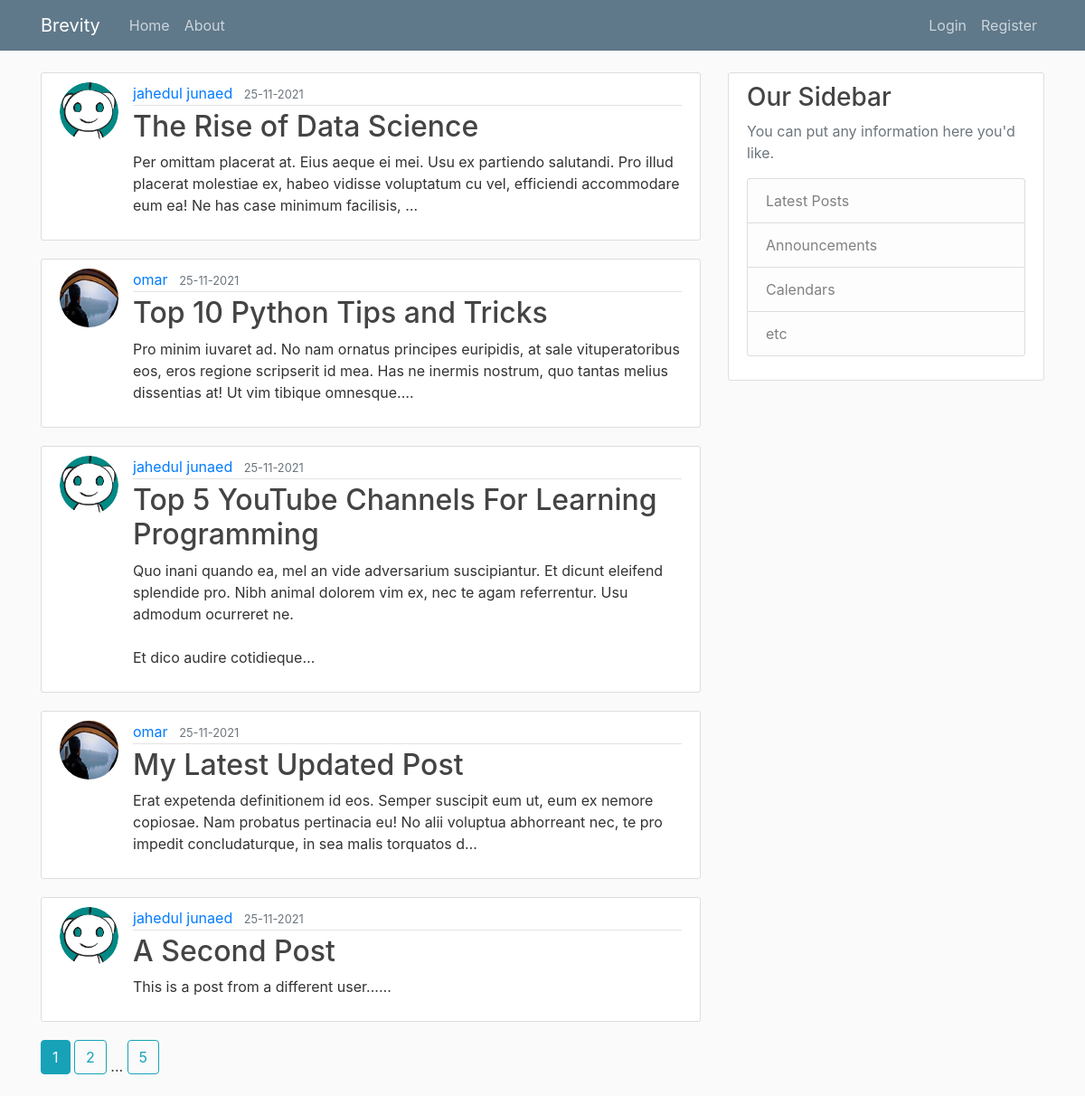
Page /home on the earlier database version.
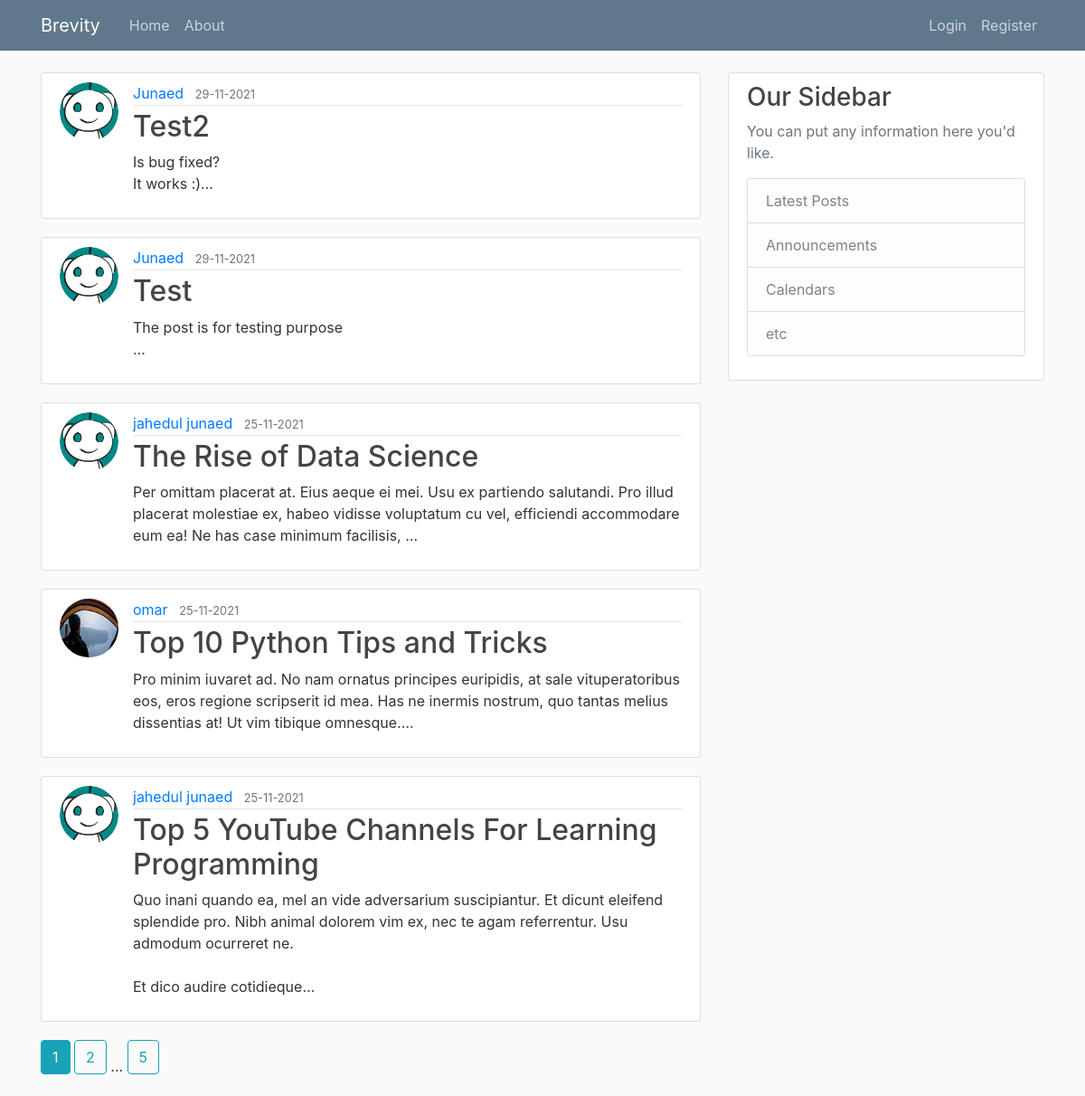
Same page on the later database version.
### brevity/models.py (models this page shows, shortened)
class Post(db.Model):
    id = db.Column(db.Integer, primary_key=True)
    title = db.Column(db.String(100), nullable=False)
    date_posted = db.Column(db.DateTime, nullable=False, default=datetime.utcnow)
    content = db.Column(db.Text, nullable=False)
    user_id = db.Column(db.Integer, db.ForeignKey('user.id'), nullable=False)

class User(db.Model, UserMixin):
    id = db.Column(db.Integer, primary_key=True)
    username = db.Column(db.String(20), unique=True, nullable=False)
    email = db.Column(db.String(120), unique=True, nullable=False)
    image_file = db.Column(db.String(20), nullable=False, default='default.jpg')
    password = db.Column(db.String(60), nullable=False)
    posts = db.relationship('Post', backref='author', lazy=True)                    #By default SQLAlchemy guess the relationship to be one to many as posts returns a list of post.

### brevity/main/routes.py (the view)
@main.route("/")
@main.route("/home")
def home():
    page = request.args.get('page', 1, type=int)      # type = int : to raise value error when someone passes anything other than int.
    posts =  Post.query.order_by(Post.date_posted.desc()).paginate(page=page, per_page=5)
    return render_template('home.html', posts = posts)

### brevity/templates/home.html
{% extends "layout.html" %}
{% block content %}
    {% for post in posts.items %}
        <article class="media content-section">
            <img class="rounded-circle article-img" src="{{ url_for('static', filename = 'profile_pics/' + post.author.image_file)}}">
            <div class="media-body">
                <div class="article-metadata">
                    <a class="mr-2" href="{{ url_for('users.user_posts', username=post.author.username) }}">{{ post.author.username }}</a>
                    <small class="text-muted">{{ post.date_posted.strftime('%d-%m-%Y') }}</small>
                </div>
                <h2><a class="article-title" href="{{ url_for('posts.post', post_id=post.id) }}">{{ post.title }}</a></h2>
                <p class="article-content">{{ post.content[:200] }}<span>&#8230;</span></p>
            </div>
        </article>
    {% endfor %}
    {% for page_num in posts.iter_pages(left_edge=1, right_edge=1, left_current=1, right_current=2) %}
        {% if page_num %}
            {% if posts.page == page_num %}
                <a class="btn btn-info mb-4" href="{{ url_for('main.home', page = page_num) }}">{{ page_num }}</a>
            {% else %}
                <a class="btn btn-outline-info mb-4" href="{{ url_for('main.home', page = page_num) }}">{{ page_num }}</a>
            {% endif %}
        {% else %}
            ...
        {% endif %}
    {% endfor %}
{% endblock content %}

### brevity/templates/layout.html (shortened to what this page needs)
<!DOCTYPE html>
<html lang="en">
<head>
    <link rel="stylesheet" href="https://maxcdn.bootstrapcdn.com/bootstrap/4.0.0/css/bootstrap.min.css"
>
    <link rel="stylesheet" type="text/css" href="{{url_for('static', filename='main.css')}}">
</head>
<body>
    <header class="site-header">
        <nav class="navbar navbar-expand-md navbar-dark bg-steel fixed-top">
            <div class="container">
                <a class="navbar-brand mr-4" href="/">Brevity</a>
                <div class="collapse navbar-collapse" id="navbarToggle">
                    <div class="navbar-nav mr-auto">
                        <a class="nav-item nav-link" href="{{ url_for('main.home') }}">Home</a>
                        <a class="nav-item nav-link" href="{{ url_for('main.about') }}">About</a>
                    </div>
                    <div class="navbar-nav">
                        {% if current_user.is_authenticated %}
                            <a class="nav-item nav-link" href="{{ url_for('posts.new_post') }}">New Post</a>
                            <a class="nav-item nav-link" href="{{ url_for('users.account') }}">Account</a>
                            <a class="nav-item nav-link" href="{{ url_for('users.logout') }}">Logout</a>
                        {% else %}
                            <a class="nav-item nav-link" href="{{ url_for('users.login') }}">Login</a>
                            <a class="nav-item nav-link" href="{{ url_for('users.register') }}">Register</a>
                        {% endif %}
                    </div>
                </div>
            </div>
        </nav>
    </header>
    <main role="main" class="container">
        <div class="row">
            <div class="col-md-8">
                {% block content %}{% endblock %}
            </div>
            <div class="col-md-4">
                <div class="content-section">
                    <h3>Our Sidebar</h3>
                    <p class='text-muted'>You can put any information here you'd like.
                    <ul class="list-group">
                        <li class="list-group-item list-group-item-light">Latest Posts</li>
                        <li class="list-group-item list-group-item-light">Announcements</li>
                        <li class="list-group-item list-group-item-light">Calendars</li>
                        <li class="list-group-item list-group-item-light">etc</li>
                    </ul>
                    </p>
                </div>
            </div>
        </div>
    </main>
</body>
</html>

### brevity/static/main.css (style rules this page uses)
body { background: #fafafa; color: #333333; margin-top: 5rem; }
h1, h2, h3, h4, h5, h6 { color: #444444; }
.bg-steel { background-color: #5f788a; }
.site-header .navbar-nav .nav-link { color: #cbd5db; }
.content-section { background: #ffffff; padding: 10px 20px; border: 1px solid #dddddd; border-radius: 3px; margin-bottom: 20px; }
.article-title { color: #444444; }
.article-content { white-space: pre-line; }
.article-img { height: 65px; width: 65px; margin-right: 16px; }
.article-metadata { padding-bottom: 1px; margin-bottom: 4px; border-bottom: 1px solid #e3e3e3 }

Differences in the rows shown:
no longer on this page (row unchanged): Post: image_file (picture), author.username "omar", date_posted "25-11-2021", title "My Latest Updated Post", content "Erat expetenda definitionem id eos. Semper suscipit eum ut, eum ex nemore copiosae. Nam probatus pertinacia eu! No alii voluptua abhorreant nec, te pro impedit concludaturque, in sea malis torquatos d"
no longer on this page (row unchanged): Post: image_file (placeholder picture), author.username "jahedul junaed", date_posted "25-11-2021", title "A Second Post", content "This is a post from a different user..."
added Post: image_file (placeholder picture), author.username "Junaed", date_posted "29-11-2021", title "Test2", content "Is bug fixed? It works :)"
added Post: image_file (placeholder picture), author.username "Junaed", date_posted "29-11-2021", title "Test", content "The post is for testing purpose"
